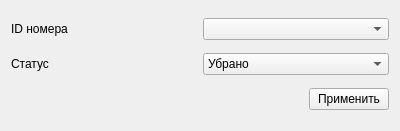
<?xml version="1.0" encoding="UTF-8"?>
<ui version="4.0">
 <class>FormChangeCleanningRoom</class>
 <widget class="QWidget" name="FormChangeCleanningRoom">
  <property name="geometry">
   <rect>
    <x>0</x>
    <y>0</y>
    <width>400</width>
    <height>131</height>
   </rect>
  </property>
  <property name="windowTitle">
   <string>Изменить статус номера</string>
  </property>
  <layout class="QVBoxLayout" name="verticalLayout">
   <item>
    <layout class="QHBoxLayout" name="horizontalLayout">
     <item>
      <widget class="QLabel" name="label">
       <property name="text">
        <string>ID номера</string>
       </property>
      </widget>
     </item>
     <item>
      <widget class="QComboBox" name="rooms"/>
     </item>
    </layout>
   </item>
   <item>
    <layout class="QHBoxLayout" name="horizontalLayout_2">
     <item>
      <widget class="QLabel" name="label_2">
       <property name="text">
        <string>Статус</string>
       </property>
      </widget>
     </item>
     <item>
      <widget class="QComboBox" name="comboBox">
       <item>
        <property name="text">
         <string>Убрано</string>
        </property>
       </item>
       <item>
        <property name="text">
         <string>Требуется уборка</string>
        </property>
       </item>
      </widget>
     </item>
    </layout>
   </item>
   <item>
    <layout class="QHBoxLayout" name="horizontalLayout_3">
     <item>
      <spacer name="horizontalSpacer">
       <property name="orientation">
        <enum>Qt::Horizontal</enum>
       </property>
       <property name="sizeHint" stdset="0">
        <size>
         <width>40</width>
         <height>20</height>
        </size>
       </property>
      </spacer>
     </item>
     <item>
      <widget class="QPushButton" name="pushButton">
       <property name="text">
        <string>Применить</string>
       </property>
      </widget>
     </item>
    </layout>
   </item>
  </layout>
 </widget>
 <resources/>
 <connections/>
</ui>
